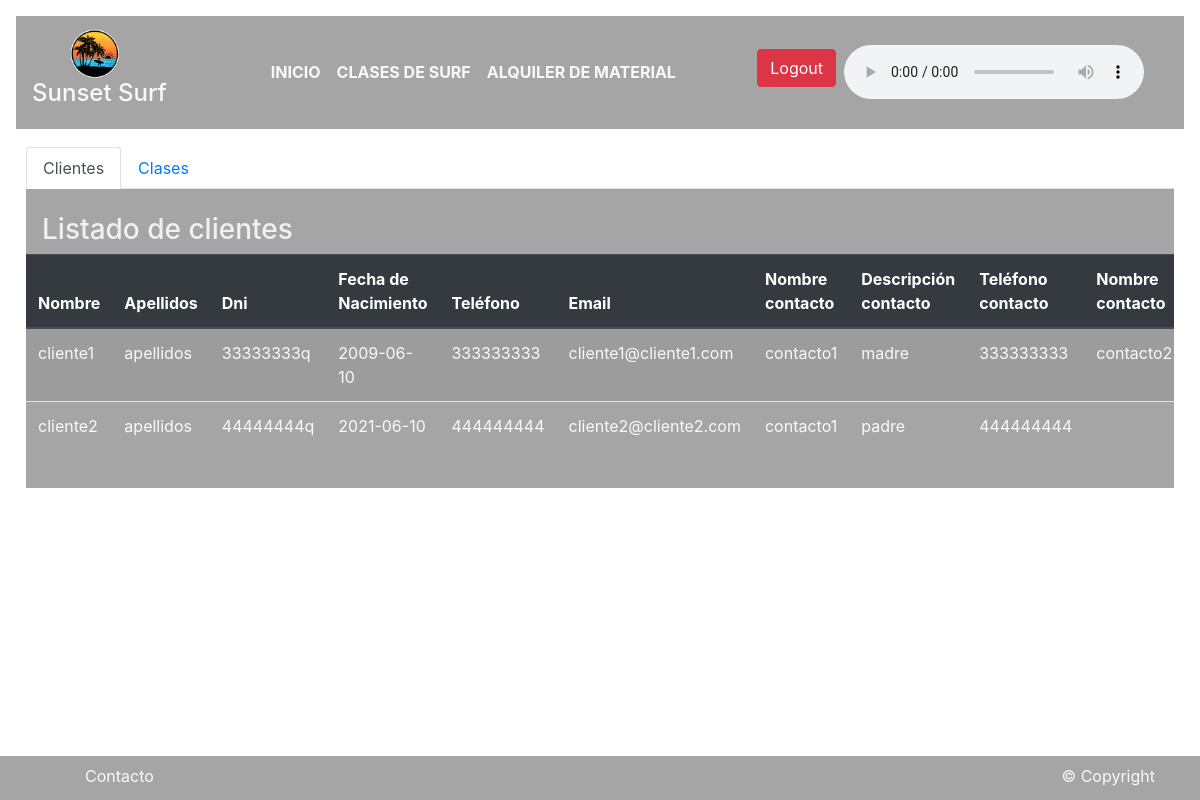
Screenshot of /?c=monitor&a=index (signed in) with the database file from the repository.
### tables this page shows
CREATE TABLE `clientes` (
  `id_cliente` int(11) NOT NULL,
  `num_clases` int(11) NOT NULL,
  `id_contacto_emerg` int(11) NOT NULL
);

CREATE TABLE `usuarios` (
  `id_usuario` int(11) NOT NULL,
  `nombre` varchar(30) NOT NULL,
  `apellidos` varchar(30) NOT NULL,
  `dni` varchar(30) NOT NULL,
  `fec_nac` date NOT NULL,
  `telefono` varchar(9) NOT NULL,
  `email` varchar(30) NOT NULL,
  `password` varchar(255) NOT NULL
);

CREATE TABLE `contactos_emergencia` (
  `id_contacto` int(11) NOT NULL,
  `nombre1` varchar(30) NOT NULL,
  `descripcion1` varchar(30) NOT NULL,
  `telefono1` varchar(9) NOT NULL,
  `nombre2` varchar(30) DEFAULT NULL,
  `descripcion2` varchar(30) DEFAULT NULL,
  `telefono2` varchar(9) DEFAULT NULL
);

### controller/monitor.controller.php (called while the page is built, shortened)
<?php
require_once '../model/clienteDAO.php';
class MonitorController {
    public function __construct() {
        $this->modelcliente = new ClienteDAO();
    }
    public function index() {
        require_once '../view/header.php';
        require_once '../view/monitor/monitor-index.php';
        require_once '../view/footer.php';
    }
}

### bd/conexion.php (called while the page is built, shortened)
<?php
class Conexion {
    private static $dbName = 'sunsetsurf';
    private static $dbHost = '127.0.0.1';
    private static $dbPort = '3307';
    private static $dbUsername = 'root';
    private static $dbUserPassword = '';
    private static $cont = null;
    public static function connect() {
        if (null == self::$cont) {
            try {
                self::$cont = new PDO("mysql:host=" . self::$dbHost . ";port=" . self::$dbPort . ";dbname=" . self::$dbName, self::$dbUsername, self::$dbUserPassword);
            } catch (PDOException $e) {
                die($e->getMessage());
            }
        }
        return self::$cont;
    }
}

### model/clienteDAO.php (called while the page is built, shortened)
<?php
require_once '../bd/conexion.php';
class ClienteDAO {
    private $pdo;
    public function __construct() {
        try {
            $this->pdo = Conexion::connect();
        } catch (Exception $e) {
            die($e->getMessage());
        }
    }
    public function listar() {
        try {
            $stm = $this->pdo->prepare("SELECT id_cliente, nombre, apellidos, dni, fec_nac, telefono, email, num_clases, id_contacto_emerg, nombre1, descripcion1, telefono1, nombre2, descripcion2, telefono2
                                        FROM clientes
                                        INNER JOIN usuarios ON clientes.id_cliente=usuarios.id_usuario
                                        INNER JOIN contactos_emergencia ON clientes.id_contacto_emerg=contactos_emergencia.id_contacto");
            $stm->execute();
            return $stm->fetchAll();
        } catch (Exception $e) {
            die($e->getMessage());
        }
    }
}

### view/monitor/monitor-index.php (the view, shortened to what this page needs)
<div class="justify-content-center content mt-2 mb-2">
    <ul class="nav nav-tabs nav-dark" role="tablist">
        <li class="nav-item">
            <a class="nav-link active" data-toggle="tab" href="#lista_clientes">Clientes</a>
        </li>
        <li class="nav-item">
            <a class="nav-link" data-toggle="tab" href="#gestion_clases">Clases</a>
        </li>
    </ul>
    <div class="tab-content">
        <div id="lista_clientes" class="transparent tab-pane active table-responsive"><br>
            <h3 class="ml-3">Listado de clientes</h3>
            <table class="table table-striped text-light text-left">
                <thead class="thead-dark">
                    <tr>
                        <th scope="col">Nombre</th>
                        <th scope="col">Apellidos</th>
                        <th scope="col">Dni</th>
                        <th scope="col">Fecha de Nacimiento</th>
                        <th scope="col">Teléfono</th>
                        <th scope="col">Email</th>
                        <th scope="col">Nombre contacto</th>
                        <th scope="col">Descripción contacto</th>
                        <th scope="col">Teléfono contacto</th>
                        <th scope="col">Nombre contacto</th>
                    </tr>
                </thead>
                <tbody>
                    <?php foreach ($this->modelcliente->listar() as $r) : ?>
                        <tr>
                            <td scope="row"><?php echo $r['nombre']; ?></td>
                            <td><?php echo $r['apellidos']; ?></td>
                            <td><?php echo $r['dni']; ?></td>
                            <td><?php echo $r['fec_nac']; ?></td>
                            <td><?php echo $r['telefono']; ?></td>
                            <td><?php echo $r['email']; ?></td>
                            <td><?php echo $r['nombre1']; ?></td>
                            <td><?php echo $r['descripcion1']; ?></td>
                            <td><?php echo $r['telefono1']; ?></td>
                            <td><?php echo $r['nombre2']; ?></td>
                        </tr>
                    <?php endforeach; ?>
                </tbody>
            </table>
        </div>
    </div>
</div>
</div>

### public/index.php (shortened to what this page needs)
<?php
if (!isset($_REQUEST['c'])) {
    require_once '../view/header.php';
    require_once '../view/indexview.php';
    require_once '../view/footer.php';
} else if ($_REQUEST['c'] == 'frontclases') {
    require_once '../view/header.php';
    require_once '../view/clases.php';
    require_once '../view/footer.php';
} else if ($_REQUEST['c'] == 'frontalquileres') {
    require_once '../view/header.php';
    require_once '../view/alquileres.php';
    require_once '../view/footer.php';
} else {
    $accion = isset($_REQUEST['a']) ? $_REQUEST['a'] : 'Index';
    $controller = new $controller;
    call_user_func(array($controller, $accion));
}

### view/header.php (shortened to what this page needs)
<!DOCTYPE html>
<html lang="es">
<head>
    <link rel="stylesheet" href="https://cdn.jsdelivr.net/npm/bootstrap@4.6.0/dist/css/bootstrap.min.css">
    <link href="../public/assets/css/style.css" rel="stylesheet" type="text/css" />
</head>
<body>
    <video autoplay muted loop id="myVideo">
        <source src="../public/assets/media/waves-loop.mp4" type="video/mp4">
    </video>
    <div class="d-flex w-100 h-100 p-3 mx-auto flex-column">
        <header>
            <nav class="transparent navbar navbar-expand-lg navbar-expand-xl navbar-light justify-content-around text-center">
                <a class="navbar-brand font-weight-bold text-light mr-5" href="?">
                    <img src="../public/assets/images/icon.png" width="50" height="50" class="d-inline-block align-center mr-sm-2" alt="">
                    <h4>Sunset Surf</h4>
                </a>
                <div class="collapse navbar-collapse" id="navbarSupportedContent">
                    <ul class="navbar-nav mr-auto ml-5">
                        <li class="nav-item active">
                            <a class="nav-link text-light font-weight-bold" href="?">INICIO</a>
                        </li>
                        <li class="nav-item">
                            <a class="nav-link text-light font-weight-bold" href="?c=frontclases">CLASES DE SURF</a>
                        </li>
                        <li class="nav-item">
                            <a class="nav-link text-light font-weight-bold" href="?c=frontalquileres">ALQUILER DE MATERIAL</a>
                        </li>
                    </ul>
                    <a id="btnlogout" href="?c=login&a=logout" onclick="logout()" class="btn btn-danger mr-sm-2 mb-sm-2" style="display:none">Logout</a>
                </div>
                <audio controls class="float-xl-right float-right float-sm-right mr-sm-4">
                    <source src="../public/assets/media/waves-sound.mp3" type="audio/mpeg">
                </audio>
            </nav>
        </header>

### view/footer.php (shortened to what this page needs)
<footer class="transparent footer bd-footer p-1 p-md-2 mt-5 text-left text-sm-start text-md-start">
    <div class="container">
        <ul class="bd-booter-links ps-0 mb-1">
            <li class="d-inline-block">
                <a class="text-light" href="mailto:info@sunsetsurf.com">Contacto</a>
            </li>
            <div class="float-xl-right float-right float-sm-right text-light">
                © Copyright
            </div>
        </ul>
    </div>
</footer>
</body>
</html>

### public/assets/css/style.css (style rules this page uses)
.footer { position: fixed; left: 0; bottom: 0; width: 100%; color: white; text-align: center; }
.transparent { background-color: rgba(66, 66, 66, 0.473); }
#myVideo { position: fixed; right: 0; bottom: 0; min-width: 100%; min-height: 100%; }
.content { position: relative; bottom: 0; color: #f1f1f1; padding: 10px; }

### rows the page displays
clientes: id_cliente.nombre "cliente1", id_cliente.apellidos "apellidos", id_cliente.dni "33333333q", id_cliente.fec_nac "2009-06-10", id_cliente.telefono "333333333", id_cliente.email "cliente1@cliente1.com", id_contacto_emerg.nombre1 "contacto1", id_contacto_emerg.descripcion1 "madre", id_contacto_emerg.telefono1 "333333333", id_contacto_emerg.nombre2 "contacto2"
clientes: id_cliente.nombre "cliente2", id_cliente.apellidos "apellidos", id_cliente.dni "44444444q", id_cliente.fec_nac "2021-06-10", id_cliente.telefono "444444444", id_cliente.email "cliente2@cliente2.com", id_contacto_emerg.nombre1 "contacto1", id_contacto_emerg.descripcion1 "padre", id_contacto_emerg.telefono1 "444444444"
